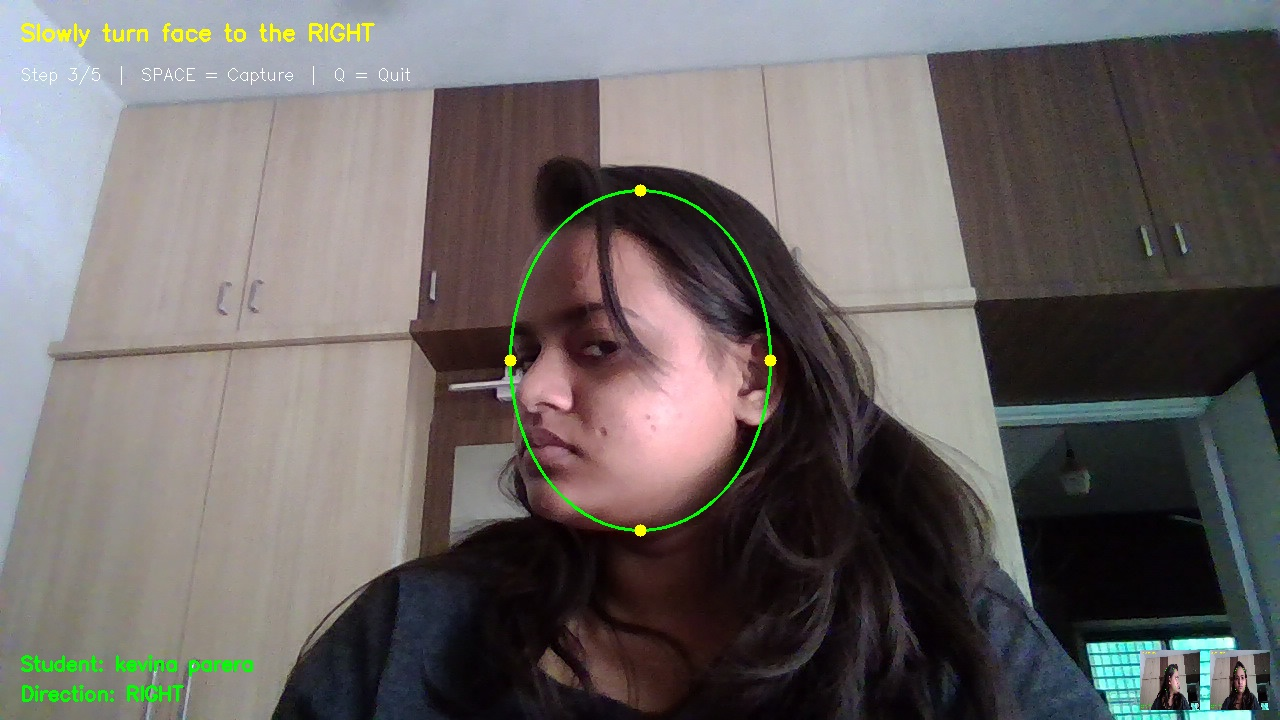
#> input picture hostel_frontend/Backend/face_recognition/face_data/student_23bsit058/right.jpg, 1280 x 720 px
$ python -i pi_recognize.py   (imports and definitions only)
#> lines starting #> are read from the running program, lines starting #| are printed output that depends on the picture
#!/usr/bin/env python3
"""
pi_recognize.py
Run this on Raspberry Pi 4B with 12MP camera module.
Detects face, matches with trained model, displays student name.
"""

import os
import argparse
import cv2
import pickle
import numpy as np
import shutil
import subprocess
import threading
import time
import json
from deepface import DeepFace
from datetime import datetime, timedelta
import csv

try:
    import requests
except Exception:
    requests = None

# ── Configuration ─────────────────────────────────────────────────────────────
BASE_DIR             = os.path.dirname(os.path.abspath(__file__))
MODEL_PATH           = os.path.join(BASE_DIR, "trained_model.pkl")
FLASK_API_URL        = os.getenv("FLASK_API_URL", "http://localhost:3000/api/recognition-event")
AUTH_TOKEN           = os.getenv("FLASK_API_TOKEN", "")

SIMILARITY_THRESHOLD = 0.60   # lower if showing Unknown, raise if wrong person shown
LOG_CONFIDENCE_GATE  = float(os.getenv("LOG_CONFIDENCE_GATE", "75"))
COOLDOWN_SECONDS     = 15      # seconds before same student can be logged again
FRAME_SKIP           = 3      # process every 3rd frame (saves CPU on Pi)
MIN_FACE_SIZE        = 80     # ignore faces smaller than this (too far away)
DISPLAY_WIDTH        = 800    # display window width
DISPLAY_HEIGHT       = 600    # display window height
DEFAULT_START_STATUS = "entry" # Assume student is 'entry' first, so first log is 'exit'

ENTRY_LOG_FILE       = os.path.join(BASE_DIR, "entry_logs.csv")
ENTRY_FALLBACK_FILE  = os.path.join(BASE_DIR, "entry_logs_fallback.csv")
STATE_PERSIST_FILE   = os.path.join(BASE_DIR, "student_state.json")

# [181 lines left out: functions check_and_update_model, check_and_update_student_names, save_student_state, load_student_state, _parse_log_timestamp, load_state_from_logs and 1 more, not called in this run]


# Student ID -> Real Name mapping
_names_file = os.path.join(BASE_DIR, "face_data", "student_names.csv")
try:
    _names_mtime = os.path.getmtime(_names_file)
except OSError:
    _names_mtime = None


def load_student_names():
    names = {}
    if os.path.exists(_names_file):
        with open(_names_file, "r", newline="", encoding="utf-8") as f:
#> (reads hostel_frontend/Backend/face_recognition/face_data/student_names.csv from the repository)
            reader = csv.DictReader(f)
            for row in reader:
                sid = (row.get("student_id") or "").strip().lower()
                sname = (row.get("student_name") or "").strip()
                if sid:
                    names[sid] = sname
#> further down, picture is the input picture: shape (720, 1280, 3); mean B, G, R 102, 103.4, 108.1
        print(f"[Pi] Loaded {len(names)} student names from CSV")
    else:
        print("[Pi] No student_names.csv found - will show IDs only")
    return names


STUDENT_NAMES = load_student_names()


# [11 lines left out: function refresh_student_names_if_changed, not called in this run]
# ──────────────────────────────────────────────────────────────────────────────


def preprocess_face(img_bgr):
    """MUST be identical to train_model.py preprocessing."""
    face = cv2.resize(img_bgr, (160, 160))
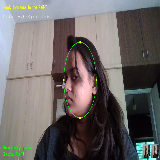
#> face: shape (160, 160, 3); mean B, G, R 101.9, 103.2, 108
    lab  = cv2.cvtColor(face, cv2.COLOR_BGR2LAB)
#> lab: shape (160, 160, 3); mean of channels 0, 1, 2 109.2, 130.2, 129.5
    l, a, b = cv2.split(lab)
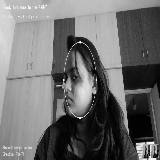
#> l: shape (160, 160); min 1, max 248, mean 109.2
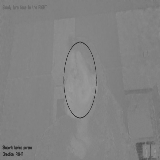
#> a: shape (160, 160); min 43, max 156, mean 130.2
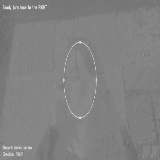
#> b: shape (160, 160); min 103, max 222, mean 129.5
    clahe = cv2.createCLAHE(clipLimit=2.0, tileGridSize=(8, 8))
    l = clahe.apply(l)
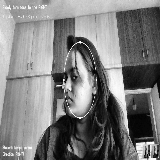
#> l: shape (160, 160); min 1, max 255, mean 124.6
    return cv2.cvtColor(cv2.merge((l, a, b)), cv2.COLOR_LAB2BGR)
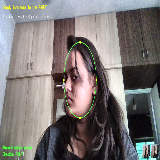
#> returned value: shape (160, 160, 3); mean B, G, R 117, 118.3, 123


def cosine_similarity(a, b):
    a, b = np.array(a), np.array(b)
    return np.dot(a, b) / (np.linalg.norm(a) * np.linalg.norm(b))


# [159 lines left out: functions get_embedding, find_best_match, get_display_name, lookup_student_name, send_event_to_flask, _append_log_row and 2 more, not called in this run]


class RpiMjpegCamera:
    """Read Pi camera frames through rpicam-vid and decode MJPEG in OpenCV."""

    # [88 lines left out: functions __init__, _reader_loop, read, not called in this run]

    def get_error(self):
        return self._startup_error

    # [16 lines left out: function release, not called in this run]


class RpiJpegSnapshotCamera:
    """Fallback camera reader using one-shot JPEG captures via rpicam-jpeg."""

    # [34 lines left out: functions __init__, read, not called in this run]

    def get_error(self):
        return self._error

    def release(self):
        pass


# [390 lines left out: functions open_pi_camera, mainPC, main, not called in this run]


# [3 lines not run here, left out]

>>> import cv2
>>> picture = cv2.imread('face_data/student_23bsit058/right.jpg')
>>> result = preprocess_face(picture)
